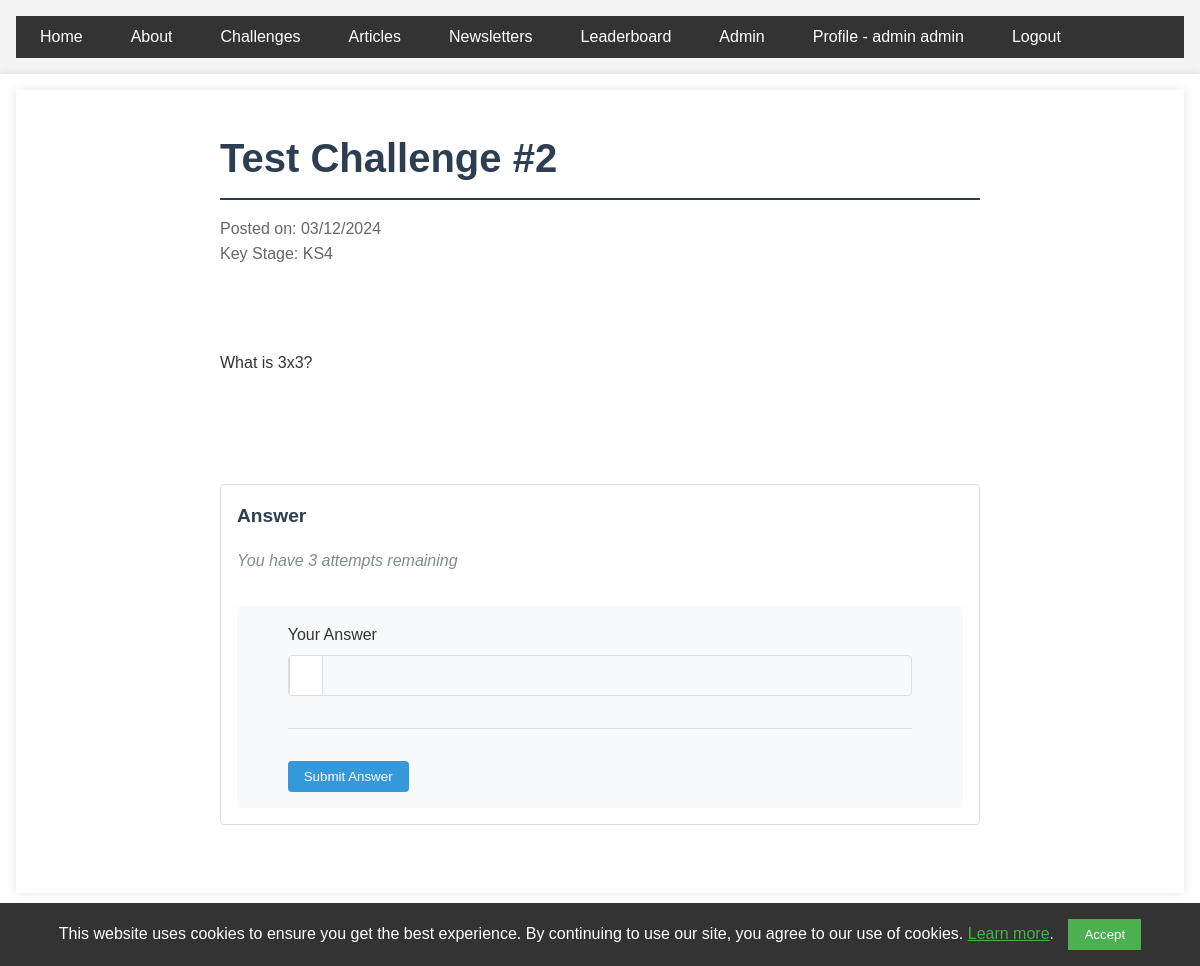
Before: /challenges/2 (signed in) with the older database file.
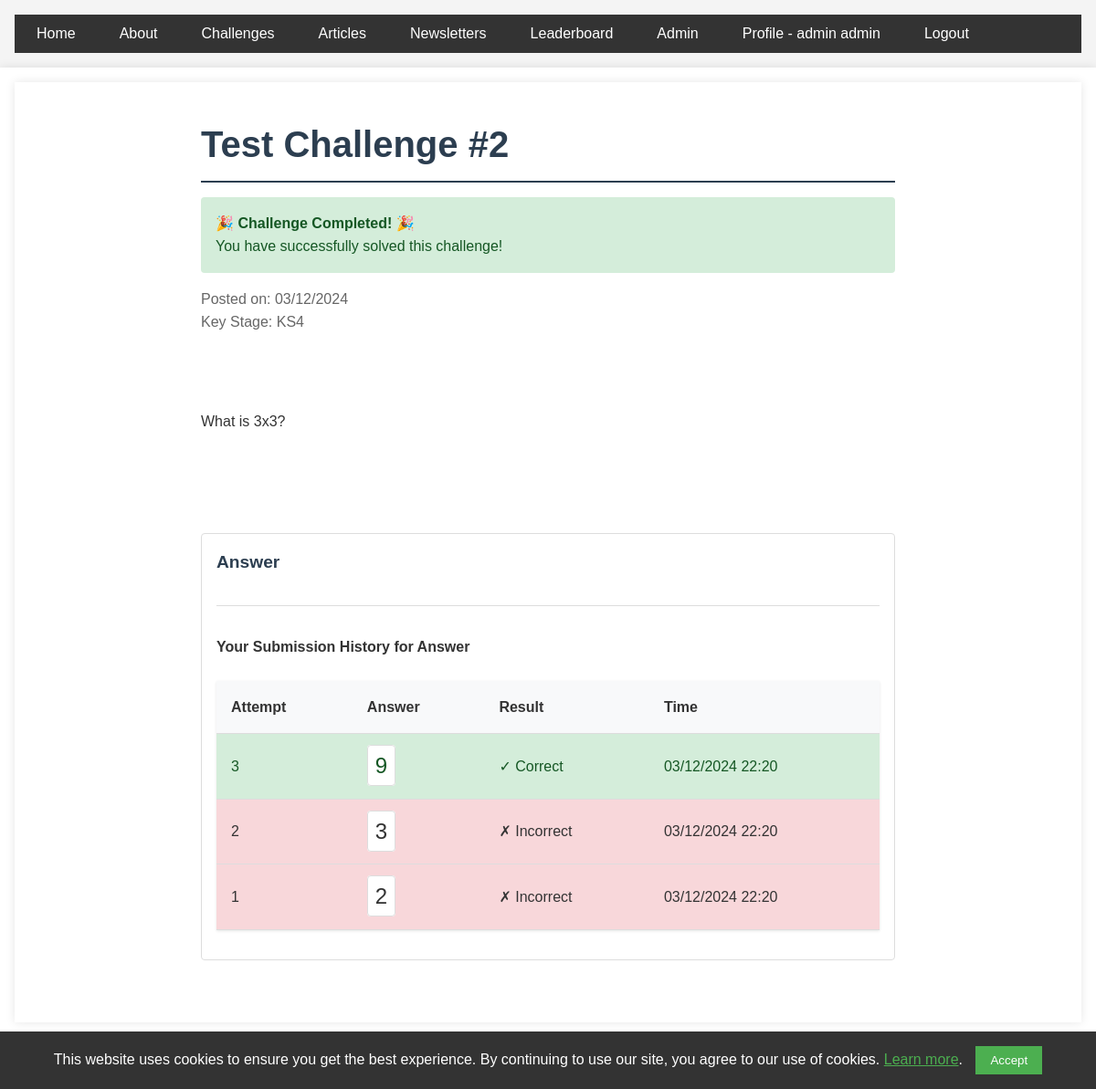
After: the same page with the newer database file.
### app/models.py (models this page shows, shortened)
class User(UserMixin, db.Model):
    id = db.Column(db.Integer, primary_key=True)
    full_name = db.Column(db.String(100), nullable=False)
    year = db.Column(db.Integer)
    maths_class = db.Column(db.String(100))
    password_hash = db.Column(db.String(128))
    is_admin = db.Column(db.Boolean, default=False)
    key_stage = db.Column(db.String(3), nullable=False, index=True)
    submissions = db.relationship('AnswerSubmission', backref='user', lazy=True,
                                cascade='all, delete-orphan')
    articles = db.relationship('Article', backref='author', lazy='dynamic',
                             cascade='all, delete-orphan')

class Challenge(db.Model):
    id = db.Column(db.Integer, primary_key=True, autoincrement=True)
    title = db.Column(db.String(100), nullable=False)
    content = db.Column(db.Text, nullable=False)
    date_posted = db.Column(db.DateTime, nullable=False, default=datetime.utcnow)
    file_url = db.Column(db.String(100))
    key_stage = db.Column(db.String(3), nullable=False)
    answer_boxes = db.relationship('ChallengeAnswerBox', backref='challenge', lazy=True, cascade='all, delete-orphan')
    submissions = db.relationship('AnswerSubmission', backref='challenge', lazy=True)
    first_correct_submission = db.Column(db.DateTime)

class ChallengeAnswerBox(db.Model):
    id = db.Column(db.Integer, primary_key=True, autoincrement=True)
    challenge_id = db.Column(db.Integer, db.ForeignKey('challenge.id'), nullable=False)
    box_label = db.Column(db.String(100), nullable=False)  # e.g., "Part A", "Step 1", etc.
    correct_answer = db.Column(db.String(100), nullable=False)
    order = db.Column(db.Integer, nullable=False)  # To maintain box order
    submissions = db.relationship('AnswerSubmission', backref='answer_box', lazy=True)

class AnswerSubmission(db.Model):
    id = db.Column(db.Integer, primary_key=True, autoincrement=True)
    user_id = db.Column(db.Integer, db.ForeignKey('user.id'), nullable=False)
    challenge_id = db.Column(db.Integer, db.ForeignKey('challenge.id'), nullable=False)
    answer_box_id = db.Column(db.Integer, db.ForeignKey('challenge_answer_box.id'), nullable=False)
    answer = db.Column(db.String(100), nullable=False)
    is_correct = db.Column(db.Boolean, nullable=True)
    submitted_at = db.Column(db.DateTime, nullable=False, default=datetime.utcnow)

### app/main/routes.py (the view)
@bp.route('/challenges/<int:challenge_id>', methods=['GET', 'POST'])
def challenge(challenge_id: int):
    challenge = Challenge.query.get_or_404(challenge_id)
    forms = {}
    submissions = {}
    if current_user.is_authenticated:
        for answer_box in challenge.answer_boxes:
            forms[answer_box.id] = AnswerSubmissionForm()
            submissions[answer_box.id] = AnswerSubmission.query.filter_by(
                user_id=current_user.id,
                challenge_id=challenge_id,
                answer_box_id=answer_box.id
            ).order_by(AnswerSubmission.submitted_at.desc()).all()
        if request.method == 'POST':
            return handle_challenge_submission(challenge, forms)
    all_correct = current_user.is_authenticated and check_all_answers_correct(challenge, current_user.id)
    return render_template(
        'main/challenge.html',
        challenge=challenge,
        forms=forms if current_user.is_authenticated else None,
        submissions=submissions,
        attempts_remaining=3,
        all_correct=all_correct
    )

### app/admin/forms.py
class AnswerSubmissionForm(FlaskForm):
    answer = StringField('Your Answer', validators=[DataRequired()])
    submit = SubmitField('Submit Answer')

### app/__init__.py (called while the page is built)
def create_app(config_class=Config):
    app = Flask(__name__)
    app.config.from_object(config_class)
    app.logger.setLevel(logging.INFO)
    ckeditor.init_app(app)
    db.init_app(app)
    login_manager.init_app(app)
    @login_manager.user_loader
    def load_user(user_id):
        return User.query.get(int(user_id))
    migrate.init_app(app, db, render_as_batch=True)
    from app.auth import bp as auth_bp
    from app.main import bp as main_bp
    from app.profile import bp as profile_bp
    from app.admin import bp as admin_bp
    app.register_blueprint(auth_bp)
    app.register_blueprint(main_bp)
    app.register_blueprint(profile_bp, url_prefix='/profile')
    app.register_blueprint(admin_bp)
    return app

### app/main/routes.py (called while the page is built)
def check_all_answers_correct(challenge: Challenge, user_id: int) -> bool:
    return all(
        AnswerSubmission.query.filter_by(
            user_id=user_id,
            challenge_id=challenge.id,
            answer_box_id=box.id,
            is_correct=True
        ).first() is not None
        for box in challenge.answer_boxes
    )

### app/templates/main/challenge.html (shortened to what this page needs)
{% extends "base.html" %}
{% block content %}
    <main>
        <div class="challenge-container">
            <article>
                <h1 class="challenge-title">{{ challenge.title }}</h1>
                {% if all_correct %}
                    <div class="alert alert-success">
                        <h4>🎉 Challenge Completed! 🎉</h4>
                        <p>You have successfully solved this challenge!</p>
                    </div>
                {% endif %}
                <div class="challenge-meta">
                    <p>Posted on: {{ challenge.date_posted.strftime('%d/%m/%Y') }}</p>
                    <p>Key Stage: {{ challenge.key_stage.upper() }}</p>
                </div>
                <div class="challenge-content">
                    {{ challenge.content | safe }}
                </div>
                {% for answer_box in challenge.answer_boxes %}
                    {% set form = forms[answer_box.id] %}
                    {% set box_submissions = submissions[answer_box.id] %}
                    {% set has_correct = box_submissions and box_submissions[0].is_correct %}
                    {% set submission_count = box_submissions|length %}
                    {% set attempts_remaining = 3 - submission_count %}
                    <div class="answer-box" id="answer-box-{{ answer_box.id }}">
                        <h3>{{ answer_box.box_label }}</h3>
                        {% if not has_correct and attempts_remaining > 0 %}
                            <div class="meta">
                                <p>You have {{ attempts_remaining }} attempt{{ 's' if attempts_remaining != 1 }} remaining</p>
                            </div>
                            <div class="answer-submission">
                                {% if current_user.is_authenticated %}
                                    <form method="POST" class="answer-form">
                                        <div class="form-group">
                                            {{ form.answer.label(class="form-label") }}
                                            <div class="pdf-viewer">
                                                <math-field
                                                    id="formula-{{ answer_box.id }}"
                                                    class="form-control"
                                                    style="font-size: 1.5rem; padding: 1rem;">{{ form.answer.data or '' }}</math-field>
                                            </div>
                                        </div>
                                        <div class="challenge-actions">
                                            {{ form.submit(class="button") }}
                                        </div>
                                    </form>
                                {% else %}
                                    <p class="alert alert-warning">You need to <a href="{{ url_for('auth.login') }}">log in</a> to submit answers.</p>
                                {% endif %}
                            </div>
                        {% elif not has_correct %}
                            <div class="alert alert-error">
                                <p>You have used all your attempts for this part.</p>
                            </div>
                        {% endif %}
                        {% if box_submissions %}
                            <div class="submissions-history">
                                <h4>Your Submission History for {{ answer_box.box_label }}</h4>
                                <table>
                                    <thead>
                                        <tr>
                                            <th>Attempt</th>
                                            <th>Answer</th>
                                            <th>Result</th>
                                            <th>Time</th>
                                        </tr>
                                    </thead>
                                    <tbody>
                                        {% for submission in box_submissions %}
                                        <tr class="{{ 'success' if submission.is_correct else 'error' }}">
                                            <td>{{ loop.revindex }}</td>
                                            <td>
                                                <math-field
                                                    readonly
                                                    class="form-control submission-math">{{ submission.answer }}</math-field>
                                            </td>
                                            <td>{{ "✓ Correct" if submission.is_correct else "✗ Incorrect" }}</td>
                                            <td>{{ submission.submitted_at.strftime('%d/%m/%Y %H:%M') }}</td>
                                        </tr>
                                        {% endfor %}
                                    </tbody>
                                </table>
                            </div>
                        {% endif %}
                    </div>
                {% endfor %}
            </article>
        </div>
    </main>
{% endblock %}

### app/templates/base.html (shortened to what this page needs)
<!DOCTYPE html>
<html lang="en">
<head>
    <link rel="stylesheet" href="{{ url_for('static', filename='css/main.css') }}">
    <link rel="stylesheet" href="https://cdnjs.cloudflare.com/ajax/libs/mathquill/0.10.1/mathquill.min.css">
</head>
<body>
    <header>
        <nav>
            <ul>
                <li><a href="{{ url_for('main.index') }}">Home</a></li>
                <li><a href="{{ url_for('main.about') }}">About</a></li>
                <li><a href="{{ url_for('main.challenges') }}">Challenges</a></li>
                <li><a href="{{ url_for('main.articles') }}">Articles</a></li>
                <li><a href="{{ url_for('main.newsletters') }}">Newsletters</a></li>
                <li><a href="{{ url_for('main.leaderboard') }}">Leaderboard</a></li>
                {% if current_user.is_anonymous %}
                    <li><a href="{{ url_for('auth.login') }}">Login</a></li>
                    <li><a href="{{ url_for('auth.register') }}">Register</a></li>
                {% else %}
                    {% if current_user.is_admin %}
                        <li><a href="{{ url_for('admin.admin_index') }}">Admin</a></li>
                    {% endif %}
                    <li><a href="{{ url_for('profile.profile') }}">Profile - {{current_user.full_name }}</a></li>
                    <li><a href="{{ url_for('auth.logout') }}">Logout</a></li>
                {% endif %}
            </ul>
        </nav>
    </header>
    <main>
        {% block content %}{% endblock %}
    </main>
    <footer>
        <p>&copy; 2024 UCGS Mathematics Society</p>
    </footer>
<div id="cookie-consent-banner" class="cookie-banner">
    <p>
        This website uses cookies to ensure you get the best experience. By continuing to use our site, you agree to our use of cookies.
        <a href="{{ url_for('main.privacy_policy') }}">Learn more</a>.
    </p>
    <button id="accept-cookies" class="cookie-button">Accept</button>
</div>
</body>
</html>

### app/static/css/main.css (style rules this page uses)
* { margin: 0; padding: 0; box-sizing: border-box; }
body { font-family: Arial, sans-serif; line-height: 1.6; color: #333; background-color: #f4f4f4; }
header, main, footer { padding: 1rem; }
main { max-width: 1200px; margin: 0 auto; background-color: #fff; box-shadow: 0 0 10px rgba(0, 0, 0, 0.1); min-height: calc(100vh - 120px); }
h1, h2, h3 { margin-bottom: 1rem; color: #2c3e50; }
h1 { font-size: 2.5rem; border-bottom: 2px solid #2c3e50; padding-bottom: 0.5rem; }
nav ul { list-style-type: none; display: flex; background-color: #333; padding: 0.5rem; }
nav ul li { margin-right: 1rem; }
nav ul li a { color: #fff; text-decoration: none; padding: 0.5rem 1rem; border-radius: 4px; transition: background-color 0.3s; }
a { color: #3498db; text-decoration: none; }
table { width: 100%; border-collapse: collapse; margin-bottom: 1rem; }
th, td { padding: 0.75rem; text-align: left; border-bottom: 1px solid #ddd; }
th { background-color: #f2f2f2; font-weight: bold; }
tr:nth-child(even) { background-color: #f8f8f8; }
footer { text-align: center; padding: 1rem; background-color: #333; color: #fff; }
.success { background-color: green; }
.error { background-color: red; }
.challenge-content { white-space: pre-wrap; word-wrap: break-word; overflow-wrap: break-word; }
.challenge-container { max-width: 800px; margin: 0 auto; padding: 20px; }
.challenge-title { margin-bottom: 1rem; }
.challenge-meta { color: #666; margin-bottom: 2rem; }
.challenge-content { margin-bottom: 2rem; }
.form-control { width: 100%; padding: 0.5rem; border: 1px solid #ced4da; border-radius: 4px; }
.alert { padding: 1rem; margin: 1rem 0; border-radius: 4px; }
.alert-success { background-color: #d4edda; color: #155724; }
.answer-box, .answer-box-group { border: 1px solid #ddd; padding: 1.5rem; margin-bottom: 1.5rem; border-radius: 4px; background-color: #fff; }
math-field.form-control { width: 100%; min-height: 3rem; padding: 0.5rem; border: 1px solid #ddd; border-radius: 4px; background-color: #fff; font-size: 1.5rem !important; }
.answer-box h3, .answer-box-group h3 { margin-bottom: 1rem; color: #2c3e50; font-size: 1.2rem; }
table { margin-top: 1.5rem; box-shadow: 0 1px 3px rgba(0, 0, 0, 0.1); }
th, td { padding: 1rem; }
th { background-color: #f8f9fa; font-weight: 600; }
.success { background-color: #d4edda; color: #155724; }
.cookie-banner { position: fixed; bottom: 0; left: 0; width: 100%; background-color: #333; color: #fff; padding: 1rem; display: none; z-index: 1000; text-align: center; }
.cookie-banner p { margin: 0; display: inline; }
.cookie-banner a { color: #4CAF50; text-decoration: underline; }
.cookie-button { background-color: #4CAF50; color: white; border: none; padding: 0.5rem 1rem; margin-left: 10px; cursor: pointer; }

### app/templates/main/challenge.html (style rules this page uses)
.answer-box { margin-bottom: 2rem; padding: 1rem; border: 1px solid #ddd; border-radius: 4px; }
.submissions-history { margin-top: 2rem; padding-top: 2rem; border-top: 1px solid #ddd; }
.submission-math { font-size: 1.2rem; padding: 0.5rem; background: none; border: none; }
.submissions-history table td { vertical-align: middle; }
.submissions-history .success { background-color: #d4edda; }
.submissions-history .error { background-color: #f8d7da; }

Changed rows visible on the page:
shown differently, row unchanged: ChallengeAnswerBox "Answer": box_label (not shown) → "Answer"; attempts_remaining "3" → (not shown); value "s" → (not shown); answer.label "Your Answer" → (not shown); submit "Submit Answer" → (not shown); text "You have attempt remaining" → "Your Submission History for Attempt Answer Result Time"
added AnswerSubmission: answer "9", is_correct "✓ Correct", submitted_at "03/12/2024 22:20"
added AnswerSubmission: answer "3", is_correct "✗ Incorrect", submitted_at "03/12/2024 22:20"
added AnswerSubmission: answer "2", is_correct "✗ Incorrect", submitted_at "03/12/2024 22:20"
Other visible differences:
text now shown: "🎉 Challenge Completed! 🎉 You have successfully solved this challenge!"
